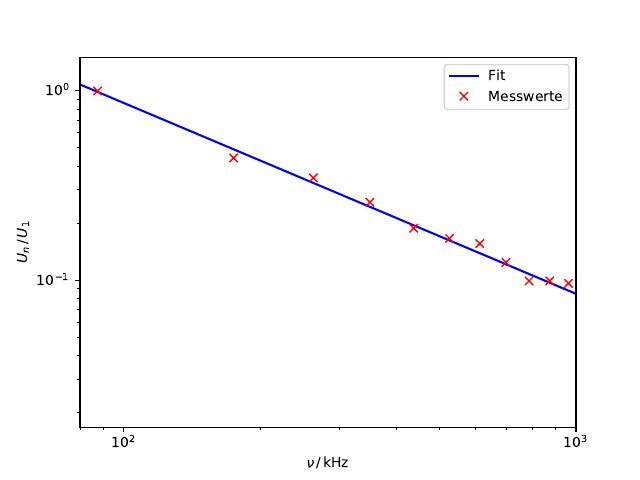

Python code for this plot:
import matplotlib.pyplot as plt
from scipy.optimize import curve_fit
import numpy as np

x, y = np.genfromtxt('saeg.txt', unpack='true')


def f(x, a, b):
    return a * x**(-b)


param, cov = curve_fit(f, x, y)
x_plot = np.linspace(1e-10, 5000, 6000)
plt.plot(x_plot, f(x_plot, *param), 'b-', label='Fit')
plt.plot(x, y, 'rx', label='Messwerte')
plt.xlabel(r'$\nu \,/\, \mathrm{kHz}$')
plt.ylabel(r'$U_n \,/\, U_1$')
plt.xscale('log')
plt.yscale('log')
plt.xlim(80, 1000)
plt.ylim(0, 1.5)

plt.legend()
# plt.grid()
# plt.show()
# plt.savefig('saeg.pdf')

err = np.sqrt(np.diag(cov))


print('Experimentelle Werte')
print('b =', param[1], '+-', err[1])

print('Theoriewerte')
print('b =', 1)

print('Abweichung')
xx = np.abs((param[1]-1)/1)

print('... von b =', xx)
